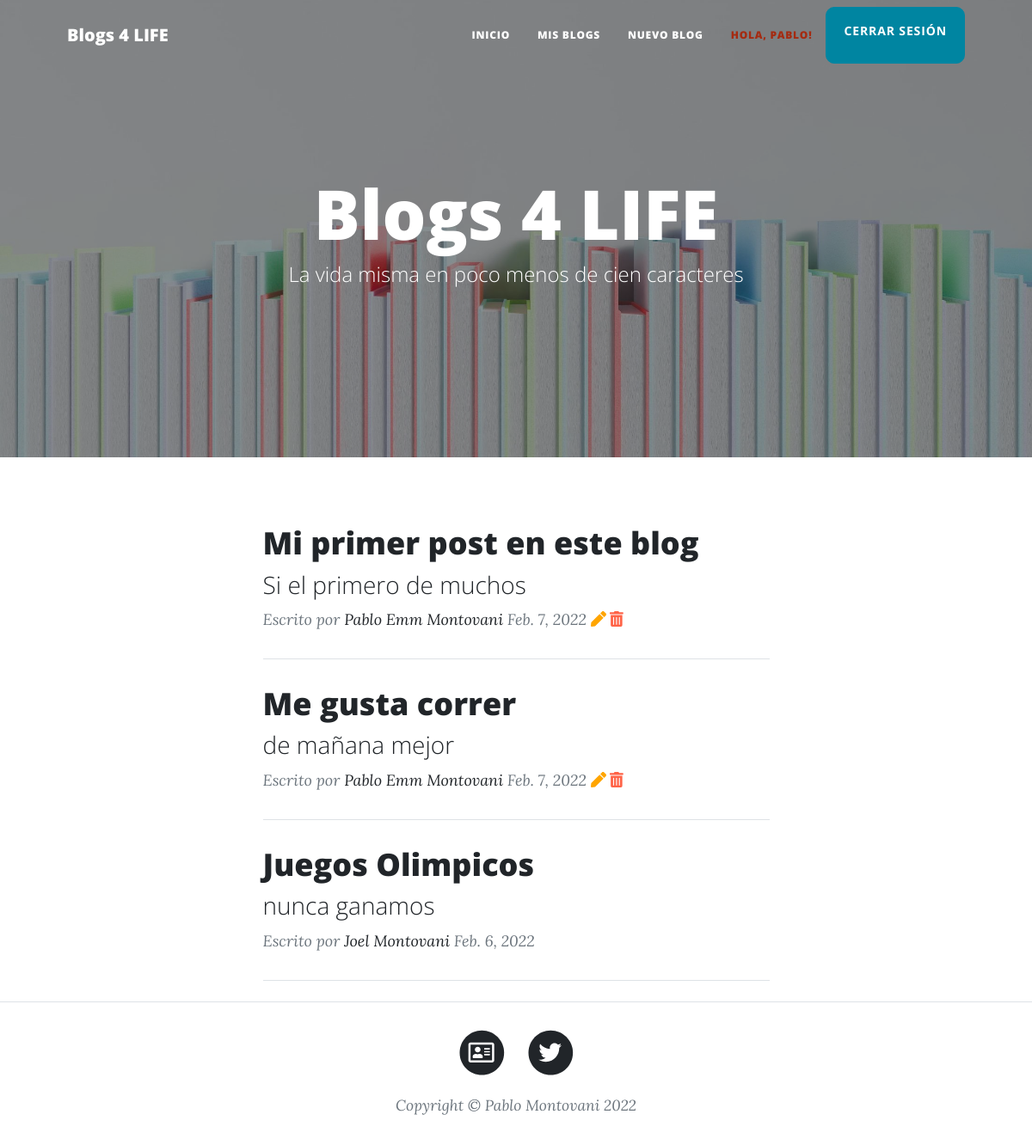
Screenshot of / (signed in) with the database file from the repository.
### BlogApp/models.py (models this page shows)
class Blog(Model):
    titulo= CharField(max_length=50)
    subtitulo= CharField(max_length=50)
    user = ForeignKey(User, on_delete=CASCADE)
    fecha= DateField()
    contenido= RichTextField()
    imagen= ImageField(upload_to='imagenes', null=True, blank=False)
    class Meta:
       ordering = ['-fecha']

### BlogApp/views.py (the view)
# urls.py: path('', BlogListView.as_view(), name="inicio"),
class BlogListView(LoginRequiredMixin, ListView):
    model = Blog
    template_name = 'BlogApp/blogs.html'
    context_object_name = 'blogs'
    paginate_by = 10

### templates/BlogApp/blogs.html (shortened to what this page needs)
{% extends "BlogApp/inicio.html" %}
{% load static %}
{% block ContenidoBlog %}
     <div class="container px-4 px-lg-5">
        <div class="row gx-4 gx-lg-5 justify-content-center">
            <div class="col-md-10 col-lg-8 col-xl-7">
                {% if not blogs %}
                    <div class="alert alert-danger" role="alert">
                        No existen entradas en el blog.
                    </div>
                {% else %}
                    {% for blog in blogs %}
                        <div class="post-preview">
                            <a href="{% url 'blog_ver' blog.id %}">
                                <h2 class="post-title">{{blog.titulo}}</h2>
                                <h3 class="post-subtitle">{{blog.subtitulo}}</h3>
                            </a>
                            <p class="post-meta">
                                Escrito por
                                {% if blog.user.last_name %}
                                    <a href="{% url 'blog_ver_usuario' blog.user %}">{{blog.user.first_name}} {{blog.user.last_name}}</a>
                                {% else %}
                                    <a href="{% url 'blog_ver_usuario' blog.user %}">{{blog.user}}</a>
                                {% endif %}
                                {{blog.fecha}}
                                {% if blog.user == user %}
                                    <a style="font-size: 1em; color: orange;" href="{% url 'blog_update' blog.id %}">
                                        <i class="fas fa-pen"></i>
                                    </a>
                                    <a style="font-size: 1em; color: Tomato;" href="{% url 'blog_delete' blog.id %}">
                                        <i class="fas fa-trash-alt"></i>
                                    </a>
                                {% endif %}
                            </p>
                        </div>
                        <hr class="my-4" />
                    {% endfor %}
                {% endif %}
            </div>
        </div>
    </div>
{% endblock %}

### templates/BlogApp/padre.html (shortened to what this page needs)
<!DOCTYPE html>
<html lang="en">
    <head>
        {% load static %}
        <link href="{%static 'BlogApp/css/styles.css' %}" rel="stylesheet" />
    </head>
    <body>
        <nav class="navbar navbar-expand-lg navbar-light" id="mainNav">
            <div class="container px-4 px-lg-5">
                <a class="navbar-brand" href="{% url 'inicio' %}">Blogs 4 LIFE</a>
                <div class="collapse navbar-collapse" id="navbarResponsive">
                    <ul class="navbar-nav ms-auto py-4 py-lg-0">
                        <li class="nav-item"><a class="nav-link px-lg-3 py-3 py-lg-4" href="{% url 'inicio' %}">Inicio</a></li>
                        <li class="nav-item"><a class="nav-link px-lg-3 py-3 py-lg-4" href="{% url 'mis_blogs' %}">Mis Blogs</a></li>
                        <li class="nav-item"><a class="nav-link px-lg-3 py-3 py-lg-4" href="{% url 'blog_add' %}">Nuevo Blog</a></li>
                        {% if user.is_authenticated %}
                            <li class="nav-item"><a class="nav-link nav-link-user px-lg-3 py-3 py-lg-4" href="{% url 'profile' %}">Hola, {{user.username}}!</a></li>
                            <a class="btn btn-primary" href="{% url 'logout' %}">CERRAR SESIÓN</a>
                        {% endif %}
                    </ul>
                </div>
            </div>
        </nav>
        {% block ContenidoPrincipal %}
        {% endblock %}
        <footer class="border-top">
            <div class="container px-4 px-lg-5">
                <div class="row gx-4 gx-lg-5 justify-content-center">
                    <div class="col-md-10 col-lg-8 col-xl-7">
                        <ul class="list-inline text-center">
                            <li class="list-inline-item">
                                <a href="{% url 'about_me' %}">
                                    <span class="fa-stack fa-lg">
                                        <i class="fas fa-circle fa-stack-2x"></i>
                                        <i class="far fa-address-card fa-stack-1x fa-inverse"></i>
                                    </span>
                                </a>
                            </li>
                            <li class="list-inline-item">
                                <a href="https://twitter.com/emanuel11">
                                    <span class="fa-stack fa-lg">
                                        <i class="fas fa-circle fa-stack-2x"></i>
                                        <i class="fab fa-twitter fa-stack-1x fa-inverse"></i>
                                    </span>
                                </a>
                            </li>
                        </ul>
                        <div class="small text-center text-muted fst-italic">Copyright &copy; Pablo Montovani 2022</div>
                    </div>
                </div>
            </div>
        </footer>
    </body>
</html>

### rows the page displays
Blog: titulo "Mi primer post en este blog", subtitulo "Si el primero de muchos", user.first_name "Pablo Emm", user.last_name "Montovani", fecha "Feb. 7, 2022"
Blog: titulo "Me gusta correr", subtitulo "de mañana mejor", user.first_name "Pablo Emm", user.last_name "Montovani", fecha "Feb. 7, 2022"
Blog: titulo "Juegos Olimpicos", subtitulo "nunca ganamos", user.first_name "Joel", user.last_name "Montovani", fecha "Feb. 6, 2022"

### other values shown
{{ user.username }} "PABLO"
